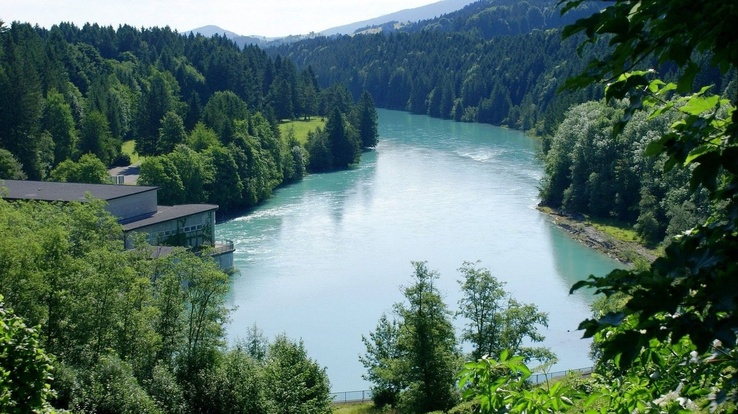
%> input picture THE3_inputs/partB/B1.png, 738 x 414 px
$ octave the3_part2.m   (GNU Octave 9; MATLAB toolbox functions it lacks are replaced by stand-ins)
%> lines starting %> are read from the running program, lines starting %| are printed output that depends on the picture
clc;
clear;

B1 = imread('THE3_inputs/partB/B1.png');
%> B1 is the input picture: size 414x738x3 uint8; mean R, G, B 83.4, 109, 100.3
B2 = imread('THE3_inputs/partB/B2.png');
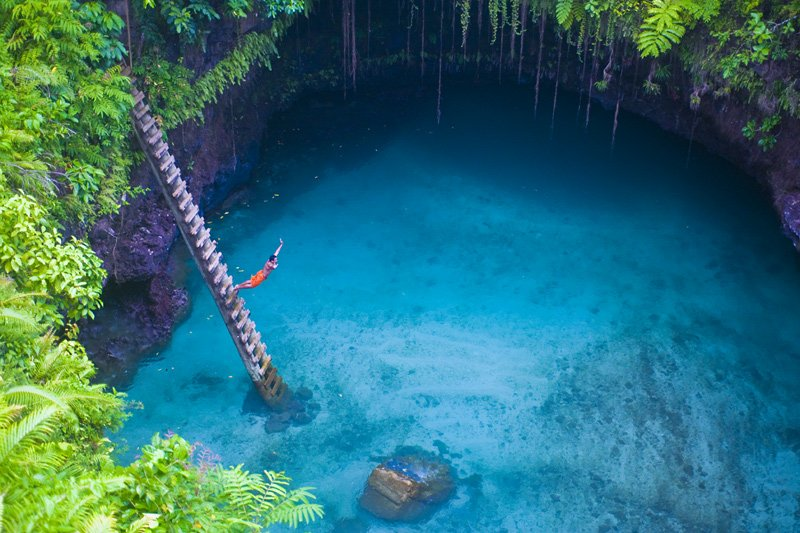
%> input picture THE3_inputs/partB/B2.png, 800 x 533 px
%> B2 is the input picture: size 533x800x3 uint8; mean R, G, B 45.2, 111.5, 118.2
B3 = imread('THE3_inputs/partB/B3.png');
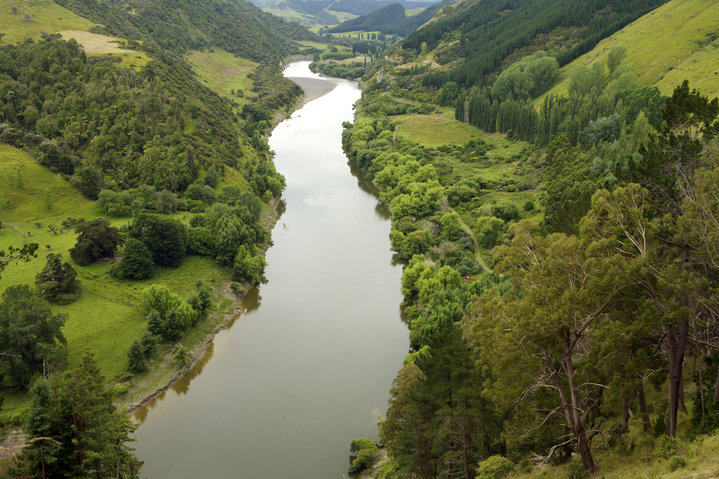
%> input picture THE3_inputs/partB/B3.png, 719 x 479 px
%> B3 is the input picture: size 479x719x3 uint8; mean R, G, B 100.8, 105.1, 67.8

B1_height = size(B1, 1);
%> B1_height = 414
B1_width = size(B1, 2);
%> B1_width = 738
